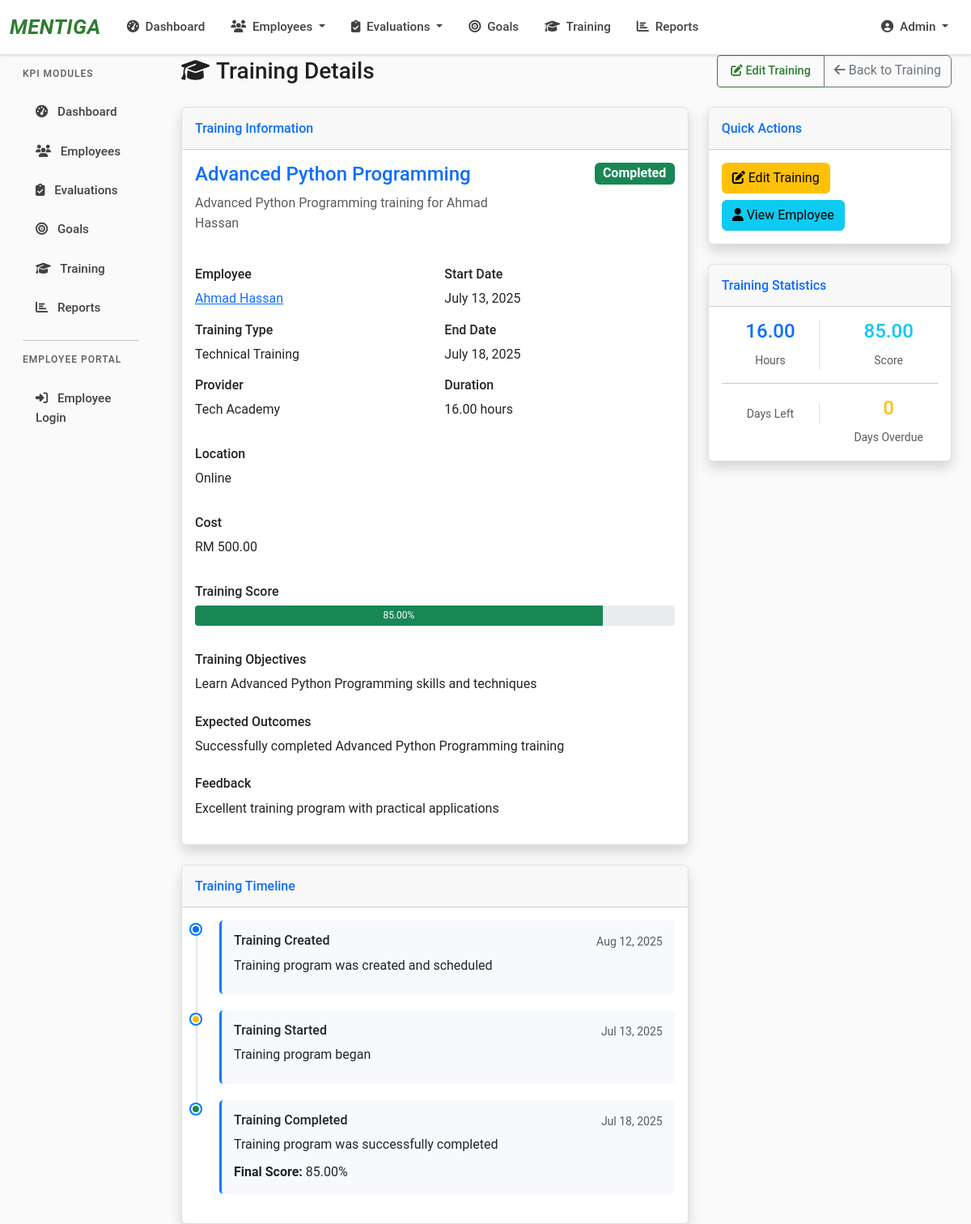
Screenshot of /employee/trainings/1/ (signed in) with the database file from the repository.
### KPI/models.py (models this page shows, shortened)
class Training(models.Model):
    TRAINING_STATUS = [
        ('planned', 'Planned'),
        ('in_progress', 'In Progress'),
        ('completed', 'Completed'),
        ('cancelled', 'Cancelled'),
        ('postponed', 'Postponed'),
    ]
    TRAINING_TYPES = [
        ('technical', 'Technical Training'),
        ('soft_skills', 'Soft Skills Training'),
        ('leadership', 'Leadership Training'),
        ('compliance', 'Compliance Training'),
        ('certification', 'Certification'),
        ('workshop', 'Workshop'),
        ('seminar', 'Seminar'),
    ]
    employee = models.ForeignKey(Employee, on_delete=models.CASCADE)
    title = models.CharField(max_length=200)
    description = models.TextField()
    training_type = models.CharField(max_length=20, choices=TRAINING_TYPES, default='technical')
    provider = models.CharField(max_length=100, blank=True)
    location = models.CharField(max_length=100, blank=True)
    start_date = models.DateField()
    end_date = models.DateField()
    duration_hours = models.DecimalField(max_digits=5, decimal_places=2, null=True, blank=True)
    cost = models.DecimalField(max_digits=10, decimal_places=2, null=True, blank=True)
    status = models.CharField(max_length=20, choices=TRAINING_STATUS, default='planned')
    score = models.DecimalField(max_digits=5, decimal_places=2, null=True, blank=True, validators=[MinValueValidator(0), MaxValueValidator(100)])
    certificate = models.FileField(upload_to='certificates/', null=True, blank=True)
    objectives = models.TextField(blank=True)
    outcomes = models.TextField(blank=True)
    feedback = models.TextField(blank=True)
    created_at = models.DateTimeField(auto_now_add=True)
    class Meta:
        ordering = ['-start_date']

class Employee(models.Model):
    EMPLOYEE_STATUS = [
        ('active', 'Active'),
        ('inactive', 'Inactive'),
        ('terminated', 'Terminated'),
        ('probation', 'Probation'),
        ('contract', 'Contract'),
    ]
    GENDER_CHOICES = [
        ('M', 'Male'),
        ('F', 'Female'),
        ('O', 'Other'),
    ]
    user = models.OneToOneField(User, on_delete=models.CASCADE, null=True, blank=True)
    employee_id = models.CharField(max_length=20, unique=True)
    first_name = models.CharField(max_length=100)
    last_name = models.CharField(max_length=100)
    email = models.EmailField()
    phone = models.CharField(max_length=20, blank=True)
    department = models.ForeignKey(Department, on_delete=models.CASCADE)
    position = models.CharField(max_length=100)
    hire_date = models.DateField()
    status = models.CharField(max_length=20, choices=EMPLOYEE_STATUS, default='active')
    manager = models.ForeignKey('self', on_delete=models.SET_NULL, null=True, blank=True)
    gender = models.CharField(max_length=1, choices=GENDER_CHOICES, blank=True)
    date_of_birth = models.DateField(null=True, blank=True)
    address = models.TextField(blank=True)
    emergency_contact = models.CharField(max_length=100, blank=True)
    emergency_phone = models.CharField(max_length=20, blank=True)
    salary = models.DecimalField(max_digits=10, decimal_places=2, null=True, blank=True)
    created_at = models.DateTimeField(auto_now_add=True)
    @property
    def full_name(self):
        return f"{self.first_name} {self.last_name}"
    class Meta:
        ordering = ['first_name', 'last_name']

### KPI/views.py (the view)
# urls.py: path('trainings/<int:training_id>/', views.training_detail, name='training_detail'),
@login_required
def training_detail(request, training_id):
    training = get_object_or_404(Training, id=training_id)
    context = {
        'training': training,
    }
    return render(request, 'KPI/training_detail.html', context)

### KPI/templates/KPI/training_detail.html (shortened to what this page needs)
{% extends 'KPI/base.html' %}
{% load static %}
{% block content %}
<div class="container-fluid">
    <div class="d-sm-flex align-items-center justify-content-between mb-4">
        <h1 class="h3 mb-0 text-gray-800">
            <i class="fas fa-graduation-cap me-2"></i>Training Details
        </h1>
        <div class="btn-group" role="group">
            <a href="{% url 'KPI:training_edit' training.id %}" class="btn btn-outline-primary">
                <i class="fas fa-edit me-1"></i>Edit Training
            </a>
            <a href="{% url 'KPI:training_list' %}" class="btn btn-outline-secondary">
                <i class="fas fa-arrow-left me-1"></i>Back to Training
            </a>
        </div>
    </div>
    <div class="row">
        <div class="col-lg-8">
            <div class="card shadow mb-4">
                <div class="card-header py-3">
                    <h6 class="m-0 font-weight-bold text-primary">Training Information</h6>
                </div>
                <div class="card-body">
                    <div class="row">
                        <div class="col-md-8">
                            <h4 class="text-primary">{{ training.title }}</h4>
                            <p class="text-muted mb-3">{{ training.description }}</p>
                        </div>
                        <div class="col-md-4 text-end">
                            <span class="badge bg-{% if training.status == 'completed' %}success{% elif training.status == 'in_progress' %}warning{% elif training.status == 'cancelled' %}danger{% else %}secondary{% endif %} fs-6">
                                {{ training.get_status_display }}
                            </span>
                        </div>
                    </div>
                    <div class="row mt-4">
                        <div class="col-md-6">
                            <h6 class="font-weight-bold">Employee</h6>
                            <p><a href="{% url 'KPI:employee_detail' training.employee.id %}">{{ training.employee.full_name }}</a></p>
                            <h6 class="font-weight-bold">Training Type</h6>
                            <p>{{ training.get_training_type_display }}</p>
                            {% if training.provider %}
                            <h6 class="font-weight-bold">Provider</h6>
                            <p>{{ training.provider }}</p>
                            {% endif %}
                        </div>
                        <div class="col-md-6">
                            <h6 class="font-weight-bold">Start Date</h6>
                            <p>{{ training.start_date|date:"F d, Y" }}</p>
                            <h6 class="font-weight-bold">End Date</h6>
                            <p>{{ training.end_date|date:"F d, Y" }}</p>
                            {% if training.duration_hours %}
                            <h6 class="font-weight-bold">Duration</h6>
                            <p>{{ training.duration_hours }} hours</p>
                            {% endif %}
                        </div>
                    </div>
                    {% if training.location %}
                    <div class="row mt-3">
                        <div class="col-12">
                            <h6 class="font-weight-bold">Location</h6>
                            <p>{{ training.location }}</p>
                        </div>
                    </div>
                    {% endif %}
                    {% if training.cost %}
                    <div class="row mt-3">
                        <div class="col-12">
                            <h6 class="font-weight-bold">Cost</h6>
                            <p>RM {{ training.cost }}</p>
                        </div>
                    </div>
                    {% endif %}
                    {% if training.score %}
                    <div class="row mt-3">
                        <div class="col-12">
                            <h6 class="font-weight-bold">Training Score</h6>
                            <div class="progress mb-2" style="height: 25px;">
                                <div class="progress-bar bg-success" role="progressbar"
                                     style="width: {{ training.score }}%" aria-valuenow="{{ training.score }}"
                                     aria-valuemin="0" aria-valuemax="100">
                                    {{ training.score }}%
                                </div>
                            </div>
                        </div>
                    </div>
                    {% endif %}
                    {% if training.objectives %}
                    <div class="mt-4">
                        <h6 class="font-weight-bold">Training Objectives</h6>
                        <p>{{ training.objectives }}</p>
                    </div>
                    {% endif %}
                    {% if training.outcomes %}
                    <div class="mt-4">
                        <h6 class="font-weight-bold">Expected Outcomes</h6>
                        <p>{{ training.outcomes }}</p>
                    </div>
                    {% endif %}
                    {% if training.feedback %}
                    <div class="mt-4">
                        <h6 class="font-weight-bold">Feedback</h6>
                        <p>{{ training.feedback }}</p>
                    </div>
                    {% endif %}
                </div>
            </div>
            <div class="card shadow">
                <div class="card-header py-3">
                    <h6 class="m-0 font-weight-bold text-primary">Training Timeline</h6>
                </div>
                <div class="card-body">
                    <div class="timeline">
                        <div class="timeline-item">
                            <div class="timeline-marker bg-primary"></div>
                            <div class="timeline-content">
                                <div class="d-flex justify-content-between">
                                    <h6 class="font-weight-bold">Training Created</h6>
                                    <small class="text-muted">{{ training.created_at|date:"M d, Y" }}</small>
                                </div>
                                <p class="mb-2">Training program was created and scheduled</p>
                            </div>
                        </div>
                        {% if training.status != 'planned' %}
                        <div class="timeline-item">
                            <div class="timeline-marker bg-warning"></div>
                            <div class="timeline-content">
                                <div class="d-flex justify-content-between">
                                    <h6 class="font-weight-bold">Training Started</h6>
                                    <small class="text-muted">{{ training.start_date|date:"M d, Y" }}</small>
                                </div>
                                <p class="mb-2">Training program began</p>
                            </div>
                        </div>
                        {% endif %}
                        {% if training.status == 'completed' %}
                        <div class="timeline-item">
                            <div class="timeline-marker bg-success"></div>
                            <div class="timeline-content">
                                <div class="d-flex justify-content-between">
                                    <h6 class="font-weight-bold">Training Completed</h6>
                                    <small class="text-muted">{{ training.end_date|date:"M d, Y" }}</small>
                                </div>
                                <p class="mb-2">Training program was successfully completed</p>
                                {% if training.score %}
                                <p class="mb-0"><strong>Final Score:</strong> {{ training.score }}%</p>
                                {% endif %}
                            </div>
                        </div>
                        {% endif %}
                    </div>
                </div>
            </div>
        </div>
        <div class="col-lg-4">
            <div class="card shadow mb-4">
                <div class="card-header py-3">
                    <h6 class="m-0 font-weight-bold text-primary">Quick Actions</h6>
                </div>
                <div class="card-body">
                    <a href="{% url 'KPI:training_edit' training.id %}" class="btn btn-warning btn-block mb-2">
                        <i class="fas fa-edit me-1"></i>Edit Training
                    </a>
                    <a href="{% url 'KPI:employee_detail' training.employee.id %}" class="btn btn-info btn-block">
                        <i class="fas fa-user me-1"></i>View Employee
                    </a>
                </div>
            </div>
            <div class="card shadow">
                <div class="card-header py-3">
                    <h6 class="m-0 font-weight-bold text-primary">Training Statistics</h6>
                </div>
                <div class="card-body">
                    <div class="row text-center">
                        <div class="col-6">
                            <div class="border-end">
                                <h4 class="text-primary">{{ training.duration_hours|default:0 }}</h4>
                                <small class="text-muted">Hours</small>
                            </div>
                        </div>
                        <div class="col-6">
                            <h4 class="text-info">{{ training.score|default:'N/A' }}</h4>
                            <small class="text-muted">Score</small>
                        </div>
                    </div>
                    <hr>
                    <div class="row text-center">
                        <div class="col-6">
                            <div class="border-end">
                                <small class="text-muted">Days Left</small>
                            </div>
                        </div>
                        <div class="col-6">
                            <h4 class="text-warning">{{ training.days_overdue|default:0 }}</h4>
                            <small class="text-muted">Days Overdue</small>
                        </div>
                    </div>
                </div>
            </div>
        </div>
    </div>
</div>
{% endblock %}

### KPI/templates/KPI/base.html (style rules this page uses)
:root { --mentiga-green: #2E7D32; --mentiga-dark-green: #1B5E20; --mentiga-light-green: #A5D6A7; --mentiga-blue: #1565C0; --mentiga-dark-blue: #0D47A1; --mentiga-gray: #424242; --mentiga-light-gray: #757575; }
body { font-family: 'Roboto', 'Segoe UI', Tahoma, Geneva, Verdana, sans-serif; background-color: #FAFAFA; color: #212121; line-height: 1.6; }
.btn-outline-primary { color: var(--mentiga-green); border-color: var(--mentiga-green); font-weight: 500; font-size: 0.9rem; padding: 0.5rem 1rem; border-radius: 4px; transition: all 0.2s ease; }
.card { border: 1px solid #E0E0E0; box-shadow: 0 1px 3px rgba(0,0,0,0.08); border-radius: 6px; }
.progress { height: 8px; border-radius: 4px; }
.progress-bar { background-color: var(--mentiga-green); }

### KPI/templates/KPI/training_detail.html (style rules this page uses)
.timeline { position: relative; padding-left: 30px; }
.timeline-item { position: relative; margin-bottom: 20px; }
.timeline-marker { position: absolute; left: -35px; top: 5px; width: 12px; height: 12px; border-radius: 50%; background-color: #007bff; border: 2px solid #fff; box-shadow: 0 0 0 2px #007bff; }
.timeline-item:not(:last-child)::before { content: ''; position: absolute; left: -29px; top: 17px; width: 2px; height: calc(100% + 10px); background-color: #e3e6f0; }
.timeline-content { background-color: #f8f9fc; padding: 15px; border-radius: 5px; border-left: 3px solid #007bff; }

### rows the page displays
Training: title "Advanced Python Programming", description "Advanced Python Programming training for Ahmad Hassan", status "Completed", employee.full_name "Ahmad Hassan", training_type "Technical Training", provider "Tech Academy", start_date "July 13, 2025", end_date "July 18, 2025", duration_hours "16.00", location "Online", cost "500.00", score "85.00", objectives "Learn Advanced Python Programming skills and techniques", outcomes "Successfully completed Advanced Python Programming training", feedback "Excellent training program with practical applications", created_at "Aug 12, 2025", start_date "Jul 13, 2025", end_date "Jul 18, 2025"

### other values shown
{{ training.days_overdue|default:0 }} "0"
